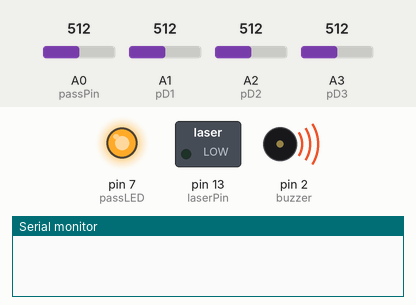
A sketch run on a simulated Arduino Uno, built with avr-gcc and run on an emulated ATmega328P. On the bench: switched loads named in the sketch (green lamp = pin HIGH), output pins drawn as LEDs (lit = HIGH), buzzer (waves = sounding), the last lines printed to the serial monitor. The test bench sets the inputs (shaded band); at power-on: A0 (passPin) = 512, A1 (pD1) = 512, A2 (pD2) = 512, A3 (pD3) = 512.

Above: at 10.17 s.
10.2 s: A0 (passPin) set to 493
At 19.5 s:
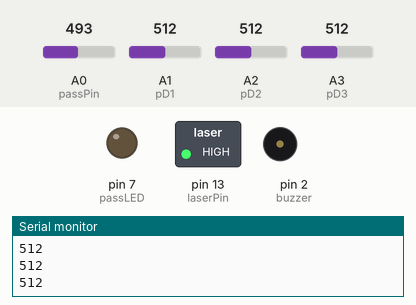
20.1 s: A0 (passPin) set to 510
At 22.9 s:
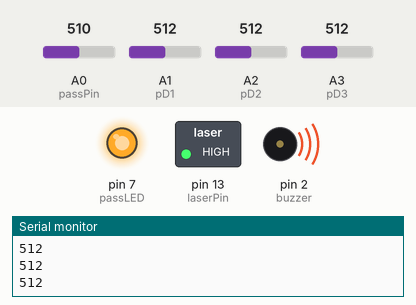
29.4 s: A0 (passPin) set to 490
38.7 s: A0 (passPin) set to 716
At 40.8 s:
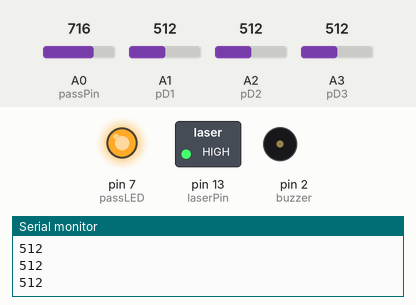
Timing chart, 0 to 49.0 s (numbered marks = the images above; inputs shaded):
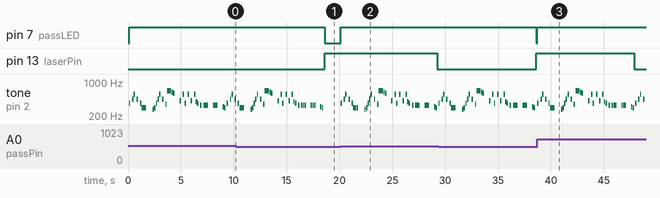

Measured:
- the behaviour switches between 501 and 500 on A0 (passPin) (found by bisection; images 0 and 1)
- after the input at 10.2 s, pin 7 (passLED): HIGH → LOW after 8.4 s; pin 13 (laserPin): LOW → HIGH after 8.4 s; tone on pin 2 (buzzer): goes on until 18.5 s, then stays silent
- after the input at 20.1 s, pin 7 (passLED): LOW → HIGH at once; pin 13 (laserPin): HIGH → LOW after 9.2 s; tone on pin 2 (buzzer): plays 370 Hz for 0.14 s, 440 Hz for 0.14 s, 554 Hz for 0.14 s, 440 Hz for 0.14 s, 370 Hz for 0.14 s, 294 Hz for 0.14 s … (36 notes in this stretch), starting at once
- after the input at 29.4 s, pin 7 (passLED): HIGH → LOW after 9.2 s; pin 13 (laserPin): LOW → HIGH after 9.2 s
- after the input at 38.7 s, pin 7 (passLED): LOW → HIGH at once; pin 13 (laserPin): HIGH → LOW after 9.2 s; tone on pin 2 (buzzer): plays 370 Hz for 0.14 s, 440 Hz for 0.14 s, 554 Hz for 0.14 s, 440 Hz for 0.14 s, 370 Hz for 0.14 s, 294 Hz for 0.14 s … (39 notes in this stretch), starting at once
- by itself, tone on pin 2 (buzzer): plays 370 Hz for 0.14 s, 440 Hz for 0.14 s, 554 Hz for 0.14 s, 440 Hz for 0.14 s, 370 Hz for 0.14 s, 294 Hz for 0.14 s … (39 notes in this stretch)

The sketch:

PHYS3330_Project_Code_v1.ino
```cpp
// Delay period before every iteration
int delayPeriod = 100;

// Threshold value for password
int passThresh = 500;

// Threshold value for photodetector
int pDThresh = 5;

// Digital output pins being used for outputs
int passLED = 7;

// Analog input pins being used for the password lock
int passPin = A0;

// Speaker pin
int buzzer = 2;

// Pins to get photodetector inputs
int pD1 = A1;
int pD2 = A2;
int pD3 = A3;

// Pin to power laser diodes
int laserPin = 13;

// Integers to store read values from analog pins
int passVal;

// Boolean to store if the correct password is inputted
bool passcode;

// Integers to store photodetector inputs
int pDVal1;
int pDVal2;
int pDVal3;

// Booleans to store if photodetectors are below thresh
int pDBool1;
int pDBool2;
int pDBool3;

// Music stuff
#define NOTE_B0  31
#define NOTE_C1  33
#define NOTE_CS1 35
#define NOTE_D1  37
#define NOTE_DS1 39
#define NOTE_E1  41
#define NOTE_F1  44
#define NOTE_FS1 46
#define NOTE_G1  49
#define NOTE_GS1 52
#define NOTE_A1  55
#define NOTE_AS1 58
#define NOTE_B1  62
#define NOTE_C2  65
#define NOTE_CS2 69
#define NOTE_D2  73
#define NOTE_DS2 78
#define NOTE_E2  82
#define NOTE_F2  87
#define NOTE_FS2 93
#define NOTE_G2  98
#define NOTE_GS2 104
#define NOTE_A2  110
#define NOTE_AS2 117
#define NOTE_B2  123
#define NOTE_C3  131
#define NOTE_CS3 139
#define NOTE_D3  147
#define NOTE_DS3 156
#define NOTE_E3  165
#define NOTE_F3  175
#define NOTE_FS3 185
#define NOTE_G3  196
#define NOTE_GS3 208
#define NOTE_A3  220
#define NOTE_AS3 233
#define NOTE_B3  247
#define NOTE_C4  262
#define NOTE_CS4 277
#define NOTE_D4  294
#define NOTE_DS4 311
#define NOTE_E4  330
#define NOTE_F4  349
#define NOTE_FS4 370
#define NOTE_G4  392
#define NOTE_GS4 415
#define NOTE_A4  440
#define NOTE_AS4 466
#define NOTE_B4  494
#define NOTE_C5  523
#define NOTE_CS5 554
#define NOTE_D5  587
#define NOTE_DS5 622
#define NOTE_E5  659
#define NOTE_F5  698
#define NOTE_FS5 740
#define NOTE_G5  784
#define NOTE_GS5 831
#define NOTE_A5  880
#define NOTE_AS5 932
#define NOTE_B5  988
#define NOTE_C6  1047
#define NOTE_CS6 1109
#define NOTE_D6  1175
#define NOTE_DS6 1245
#define NOTE_E6  1319
#define NOTE_F6  1397
#define NOTE_FS6 1480
#define NOTE_G6  1568
#define NOTE_GS6 1661
#define NOTE_A6  1760
#define NOTE_AS6 1865
#define NOTE_B6  1976
#define NOTE_C7  2093
#define NOTE_CS7 2217
#define NOTE_D7  2349
#define NOTE_DS7 2489
#define NOTE_E7  2637
#define NOTE_F7  2794
#define NOTE_FS7 2960
#define NOTE_G7  3136
#define NOTE_GS7 3322
#define NOTE_A7  3520
#define NOTE_AS7 3729
#define NOTE_B7  3951
#define NOTE_C8  4186
#define NOTE_CS8 4435
#define NOTE_D8  4699
#define NOTE_DS8 4978
#define REST      0

// change this to make the song slower or faster
int tempo = 200;
int succTempo = 200;

// notes of the moledy followed by the duration.
// a 4 means a quarter note, 8 an eighteenth , 16 sixteenth, so on
// !!negative numbers are used to represent dotted notes,
// so -4 means a dotted quarter note, that is, a quarter plus an eighteenth!!
int angeryMelody[] = {
  NOTE_D5,32,
};

int succMelody[] = {
  NOTE_FS4,8, REST,8, NOTE_A4,8, NOTE_CS5,8, REST,8,NOTE_A4,8, REST,8, NOTE_FS4,8, //1
  NOTE_D4,8, NOTE_D4,8, NOTE_D4,8, REST,8, REST,4, REST,8, NOTE_CS4,8,
  NOTE_D4,8, NOTE_FS4,8, NOTE_A4,8, NOTE_CS5,8, REST,8, NOTE_A4,8, REST,8, NOTE_F4,8,
  NOTE_E5,-4, NOTE_DS5,8, NOTE_D5,8, REST,8, REST,4,

  NOTE_GS4,8, REST,8, NOTE_CS5,8, NOTE_FS4,8, REST,8,NOTE_CS5,8, REST,8, NOTE_GS4,8, //5
  REST,8, NOTE_CS5,8, NOTE_G4,8, NOTE_FS4,8, REST,8, NOTE_E4,8, REST,8,
  NOTE_E4,8, NOTE_E4,8, NOTE_E4,8, REST,8, REST,4, NOTE_E4,8, NOTE_E4,8,
  NOTE_E4,8, REST,8, REST,4, NOTE_DS4,8, NOTE_D4,8,
  };

// sizeof gives the number of bytes, each int value is composed of two bytes (16 bits)
// there are two values per note (pitch and duration), so for each note there are four bytes
int angeryNotes = sizeof(angeryMelody) / sizeof(angeryMelody[0]) / 2;
int succNotes = sizeof(succMelody) / sizeof(succMelody[0]) / 2;

// this calculates the duration of a whole note in ms
int wholenote = (60000 * 4) / tempo;

int divider = 0, noteDuration = 0;

void angery() {
  // iterate over the notes of the melody.
  // Remember, the array is twice the number of notes (notes + durations)
  for (int thisNote = 0; thisNote < angeryNotes * 2; thisNote = thisNote + 2) {

    // calculates the duration of each note
    divider = angeryMelody[thisNote + 1];
    if (divider > 0) {
      // regular note, just proceed
      noteDuration = (wholenote) / divider;
    } else if (divider < 0) {
      // dotted notes are represented with negative durations!!
      noteDuration = (wholenote) / abs(divider);
      noteDuration *= 1.5; // increases the duration in half for dotted notes
    }

    // we only play the note for 90% of the duration, leaving 10% as a pause
    tone(buzzer, angeryMelody[thisNote], noteDuration * 0.9);

    // Wait for the specief duration before playing the next note.
    delay(noteDuration);

    // stop the waveform generation before the next note.
    noTone(buzzer);
  }
}

void success() {
  // iterate over the notes of the melody.
  // Remember, the array is twice the number of notes (notes + durations)
  for (int thisNote = 0; thisNote < succNotes * 2; thisNote = thisNote + 2) {

    // calculates the duration of each note
    divider = succMelody[thisNote + 1];
    if (divider > 0) {
      // regular note, just proceed
      noteDuration = (wholenote) / divider;
    } else if (divider < 0) {
      // dotted notes are represented with negative durations!!
      noteDuration = (wholenote) / abs(divider);
      noteDuration *= 1.5; // increases the duration in half for dotted notes
    }

    // we only play the note for 90% of the duration, leaving 10% as a pause
    tone(buzzer, succMelody[thisNote], noteDuration * 0.9);

    // Wait for the specief duration before playing the next note.
    delay(noteDuration);

    // stop the waveform generation before the next note.
    noTone(buzzer);
  }
}

// Runs at the start of the code
void setup() {
//  pinMode(LED_BUILTIN, OUTPUT);

  // Set up password LED pin
  pinMode(passLED, OUTPUT);

  // Set up laser pin
  pinMode(laserPin, OUTPUT);

  // Set up serial monitor
  Serial.begin(9600);
}

// Repeats every few milliseconds
void loop() {

  // Delay for a few milliseconds
  delay(delayPeriod);

  //
  // Password Checker
  //

  // This part checks the input values from the potentiometer password
  passVal = analogRead(passPin);

  // Get boolean for whether the correct password is inputted
  passcode = passVal > passThresh;

  // If the value is above passThresh for all three pins
  if (passcode){
    // Turn on the on-board LED
    digitalWrite(passLED, HIGH);

    // Stop music
    noTone(buzzer);

    // Play the lick
    success();

    // Stop music
    noTone(buzzer);
  }
  // If the value is above passThresh for any of the three pins
  else{
    // Turn off the on-board LED
    digitalWrite(passLED, LOW);
  }

  //
  // Laserdiode
  //

  // If password was not inputted
  if (passcode != true){
    // Turn on the laser diodes
    digitalWrite(laserPin, HIGH);
  }
  // If password was inputted
  else{
    // Turn off the laser diodes
    digitalWrite(laserPin, LOW);
  }

  //
  // Photodetector
  //

  // If password was not inputted
  if (passcode != true){
    // Keep checking photodetector on the laser diodes
    // Read each of the photodetector readings
    pDVal1 = analogRead(pD1);
    pDVal2 = analogRead(pD2);
    pDVal3 = analogRead(pD3);

    // Print photodetector readings to serial monitor
    Serial.println();
    Serial.println(pDVal1);
    Serial.println(pDVal2);
    Serial.println(pDVal3);

    // Check if any are below the threshold
    pDBool1 = pDVal1 < pDThresh;
    pDBool2 = pDVal2 < pDThresh;
    pDBool3 = pDVal3 < pDThresh;

    // If any of those are low
    if (pDBool1 || pDBool2 || pDBool3){
      angery();
    }
  }
  // If password was inputted
  else{
    // Do nothing, turn off buzzer
    noTone(buzzer);
  }
}
```
